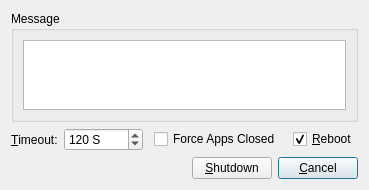
<?xml version="1.0" encoding="UTF-8"?>
<ui version="4.0">
 <class>ShutdownDialog</class>
 <widget class="QDialog" name="ShutdownDialog">
  <property name="geometry">
   <rect>
    <x>0</x>
    <y>0</y>
    <width>369</width>
    <height>185</height>
   </rect>
  </property>
  <property name="windowTitle">
   <string>Shutdown</string>
  </property>
  <layout class="QVBoxLayout" name="verticalLayout_2">
   <item>
    <widget class="QGroupBox" name="groupBox">
     <property name="title">
      <string>Message</string>
     </property>
     <layout class="QVBoxLayout" name="verticalLayout">
      <item>
       <widget class="QTextEdit" name="textEdit">
        <property name="html">
         <string notr="true">&lt;!DOCTYPE HTML PUBLIC &quot;-//W3C//DTD HTML 4.0//EN&quot; &quot;http://www.w3.org/TR/REC-html40/strict.dtd&quot;&gt;
&lt;html&gt;&lt;head&gt;&lt;meta name=&quot;qrichtext&quot; content=&quot;1&quot; /&gt;&lt;style type=&quot;text/css&quot;&gt;
p, li { white-space: pre-wrap; }
&lt;/style&gt;&lt;/head&gt;&lt;body style=&quot; font-family:'SimSun'; font-size:9pt; font-weight:400; font-style:normal;&quot;&gt;
&lt;p style=&quot;-qt-paragraph-type:empty; margin-top:0px; margin-bottom:0px; margin-left:0px; margin-right:0px; -qt-block-indent:0; text-indent:0px;&quot;&gt;&lt;br /&gt;&lt;/p&gt;&lt;/body&gt;&lt;/html&gt;</string>
        </property>
        <property name="acceptRichText">
         <bool>false</bool>
        </property>
       </widget>
      </item>
     </layout>
    </widget>
   </item>
   <item>
    <layout class="QHBoxLayout" name="horizontalLayout">
     <item>
      <widget class="QLabel" name="labelTimeout">
       <property name="text">
        <string>&amp;Timeout:</string>
       </property>
       <property name="buddy">
        <cstring>spinBoxTimeout</cstring>
       </property>
      </widget>
     </item>
     <item>
      <widget class="QSpinBox" name="spinBoxTimeout">
       <property name="suffix">
        <string> S</string>
       </property>
       <property name="maximum">
        <number>3153600</number>
       </property>
       <property name="singleStep">
        <number>60</number>
       </property>
       <property name="value">
        <number>120</number>
       </property>
      </widget>
     </item>
     <item>
      <spacer name="horizontalSpacer_2">
       <property name="orientation">
        <enum>Qt::Horizontal</enum>
       </property>
       <property name="sizeHint" stdset="0">
        <size>
         <width>40</width>
         <height>20</height>
        </size>
       </property>
      </spacer>
     </item>
     <item>
      <widget class="QCheckBox" name="checkBoxForceAppsClosed">
       <property name="text">
        <string>Force Apps Closed</string>
       </property>
      </widget>
     </item>
     <item>
      <spacer name="horizontalSpacer_3">
       <property name="orientation">
        <enum>Qt::Horizontal</enum>
       </property>
       <property name="sizeHint" stdset="0">
        <size>
         <width>40</width>
         <height>20</height>
        </size>
       </property>
      </spacer>
     </item>
     <item>
      <widget class="QCheckBox" name="checkBoxReboot">
       <property name="text">
        <string>&amp;Reboot</string>
       </property>
       <property name="checked">
        <bool>true</bool>
       </property>
      </widget>
     </item>
    </layout>
   </item>
   <item>
    <layout class="QHBoxLayout" name="horizontalLayout_2">
     <item>
      <spacer name="horizontalSpacer">
       <property name="orientation">
        <enum>Qt::Horizontal</enum>
       </property>
       <property name="sizeHint" stdset="0">
        <size>
         <width>40</width>
         <height>20</height>
        </size>
       </property>
      </spacer>
     </item>
     <item>
      <widget class="QPushButton" name="pushButtonShutdown">
       <property name="text">
        <string>&amp;Shutdown</string>
       </property>
       <property name="autoDefault">
        <bool>false</bool>
       </property>
      </widget>
     </item>
     <item>
      <widget class="QPushButton" name="pushButtonCancel">
       <property name="text">
        <string>&amp;Cancel</string>
       </property>
       <property name="default">
        <bool>true</bool>
       </property>
      </widget>
     </item>
    </layout>
   </item>
  </layout>
 </widget>
 <resources/>
 <connections>
  <connection>
   <sender>pushButtonCancel</sender>
   <signal>clicked()</signal>
   <receiver>ShutdownDialog</receiver>
   <slot>reject()</slot>
   <hints>
    <hint type="sourcelabel">
     <x>321</x>
     <y>163</y>
    </hint>
    <hint type="destinationlabel">
     <x>184</x>
     <y>92</y>
    </hint>
   </hints>
  </connection>
  <connection>
   <sender>pushButtonShutdown</sender>
   <signal>clicked()</signal>
   <receiver>ShutdownDialog</receiver>
   <slot>accept()</slot>
   <hints>
    <hint type="sourcelabel">
     <x>240</x>
     <y>163</y>
    </hint>
    <hint type="destinationlabel">
     <x>184</x>
     <y>92</y>
    </hint>
   </hints>
  </connection>
 </connections>
</ui>
